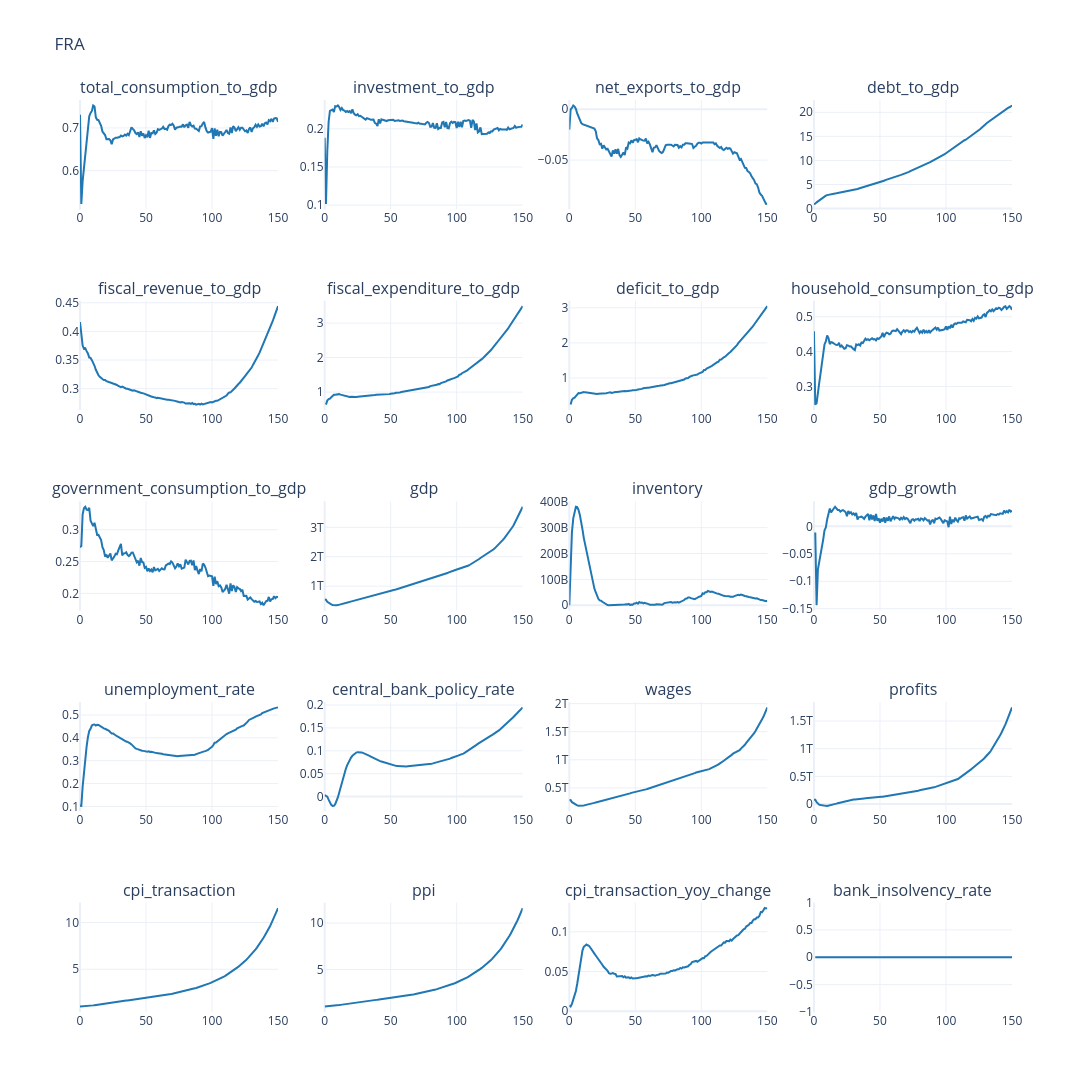

Notebook cell for this chart:
### Markdown cell above
### Core overview plots

### Code cell
plot_output(
    df=df_base[macro_cols],
    no_rows=5,
    no_cols=4,
    country_code=cfg.country_iso3,
    line_color="#1f77b4",
    **FIG_SIZE_BENCHMARK,
)

### Figure 1 — Plotly figure (JSON) as saved in the notebook; plotly's stock layout.template omitted (floating-point values rounded to 4 significant figures; data arrays with more than 128 entries replaced by an {"elided": "..."} marker saying what was removed)
{"data": [{"line": {"color": "#1f77b4"}, "mode": "lines", "name": "scenario", "showlegend": false, "type": "scatter", "x": {"elided": "151 int values"}, "xaxis": "x", "y": {"elided": "151 float values"}, "yaxis": "y"}, {"line": {"color": "#1f77b4"}, "mode": "lines", "name": "scenario", "showlegend": false, "type": "scatter", "x": {"elided": "151 int values"}, "xaxis": "x2", "y": {"elided": "151 float values"}, "yaxis": "y2"}, {"line": {"color": "#1f77b4"}, "mode": "lines", "name": "scenario", "showlegend": false, "type": "scatter", "x": {"elided": "151 int values"}, "xaxis": "x3", "y": {"elided": "151 float values"}, "yaxis": "y3"}, {"line": {"color": "#1f77b4"}, "mode": "lines", "name": "scenario", "showlegend": false, "type": "scatter", "x": {"elided": "151 int values"}, "xaxis": "x4", "y": {"elided": "151 float values"}, "yaxis": "y4"}, {"line": {"color": "#1f77b4"}, "mode": "lines", "name": "scenario", "showlegend": false, "type": "scatter", "x": {"elided": "151 int values"}, "xaxis": "x5", "y": {"elided": "151 float values"}, "yaxis": "y5"}, {"line": {"color": "#1f77b4"}, "mode": "lines", "name": "scenario", "showlegend": false, "type": "scatter", "x": {"elided": "151 int values"}, "xaxis": "x6", "y": {"elided": "151 float values"}, "yaxis": "y6"}, {"line": {"color": "#1f77b4"}, "mode": "lines", "name": "scenario", "showlegend": false, "type": "scatter", "x": {"elided": "151 int values"}, "xaxis": "x7", "y": {"elided": "151 float values"}, "yaxis": "y7"}, {"line": {"color": "#1f77b4"}, "mode": "lines", "name": "scenario", "showlegend": false, "type": "scatter", "x": {"elided": "151 int values"}, "xaxis": "x8", "y": {"elided": "151 float values"}, "yaxis": "y8"}, {"line": {"color": "#1f77b4"}, "mode": "lines", "name": "scenario", "showlegend": false, "type": "scatter", "x": {"elided": "151 int values"}, "xaxis": "x9", "y": {"elided": "151 float values"}, "yaxis": "y9"}, {"line": {"color": "#1f77b4"}, "mode": "lines", "name": "scenario", "showlegend": false, "type": "scatter", "x": {"elided": "151 int values"}, "xaxis": "x10", "y": {"elided": "151 float values"}, "yaxis": "y10"}, {"line": {"color": "#1f77b4"}, "mode": "lines", "name": "scenario", "showlegend": false, "type": "scatter", "x": {"elided": "151 int values"}, "xaxis": "x11", "y": {"elided": "151 float values"}, "yaxis": "y11"}, {"line": {"color": "#1f77b4"}, "mode": "lines", "name": "scenario", "showlegend": false, "type": "scatter", "x": {"elided": "151 int values"}, "xaxis": "x12", "y": {"elided": "151 float values"}, "yaxis": "y12"}, {"line": {"color": "#1f77b4"}, "mode": "lines", "name": "scenario", "showlegend": false, "type": "scatter", "x": {"elided": "151 int values"}, "xaxis": "x13", "y": {"elided": "151 float values"}, "yaxis": "y13"}, {"line": {"color": "#1f77b4"}, "mode": "lines", "name": "scenario", "showlegend": false, "type": "scatter", "x": {"elided": "151 int values"}, "xaxis": "x14", "y": {"elided": "151 float values"}, "yaxis": "y14"}, {"line": {"color": "#1f77b4"}, "mode": "lines", "name": "scenario", "showlegend": false, "type": "scatter", "x": {"elided": "151 int values"}, "xaxis": "x15", "y": {"elided": "151 float values"}, "yaxis": "y15"}, {"line": {"color": "#1f77b4"}, "mode": "lines", "name": "scenario", "showlegend": false, "type": "scatter", "x": {"elided": "151 int values"}, "xaxis": "x16", "y": {"elided": "151 float values"}, "yaxis": "y16"}, {"line": {"color": "#1f77b4"}, "mode": "lines", "name": "scenario", "showlegend": false, "type": "scatter", "x": {"elided": "151 int values"}, "xaxis": "x17", "y": {"elided": "151 float values"}, "yaxis": "y17"}, {"line": {"color": "#1f77b4"}, "mode": "lines", "name": "scenario", "showlegend": false, "type": "scatter", "x": {"elided": "151 int values"}, "xaxis": "x18", "y": {"elided": "151 float values"}, "yaxis": "y18"}, {"line": {"color": "#1f77b4"}, "mode": "lines", "name": "scenario", "showlegend": false, "type": "scatter", "x": {"elided": "151 int values"}, "xaxis": "x19", "y": {"elided": "151 float values"}, "yaxis": "y19"}, {"line": {"color": "#1f77b4"}, "mode": "lines", "name": "scenario", "showlegend": false, "type": "scatter", "x": {"elided": "151 int values"}, "xaxis": "x20", "y": {"elided": "151 float values"}, "yaxis": "y20"}], "layout": {"annotations": [{"font": {"size": 16}, "showarrow": false, "text": "total_consumption_to_gdp", "x": 0.1062, "xanchor": "center", "xref": "paper", "y": 1, "yanchor": "bottom", "yref": "paper"}, {"font": {"size": 16}, "showarrow": false, "text": "investment_to_gdp", "x": 0.3688, "xanchor": "center", "xref": "paper", "y": 1, "yanchor": "bottom", "yref": "paper"}, {"font": {"size": 16}, "showarrow": false, "text": "net_exports_to_gdp", "x": 0.6313, "xanchor": "center", "xref": "paper", "y": 1, "yanchor": "bottom", "yref": "paper"}, {"font": {"size": 16}, "showarrow": false, "text": "debt_to_gdp", "x": 0.8938, "xanchor": "center", "xref": "paper", "y": 1, "yanchor": "bottom", "yref": "paper"}, {"font": {"size": 16}, "showarrow": false, "text": "fiscal_revenue_to_gdp", "x": 0.1062, "xanchor": "center", "xref": "paper", "y": 0.78, "yanchor": "bottom", "yref": "paper"}, {"font": {"size": 16}, "showarrow": false, "text": "fiscal_expenditure_to_gdp", "x": 0.3688, "xanchor": "center", "xref": "paper", "y": 0.78, "yanchor": "bottom", "yref": "paper"}, {"font": {"size": 16}, "showarrow": false, "text": "deficit_to_gdp", "x": 0.6313, "xanchor": "center", "xref": "paper", "y": 0.78, "yanchor": "bottom", "yref": "paper"}, {"font": {"size": 16}, "showarrow": false, "text": "household_consumption_to_gdp", "x": 0.8938, "xanchor": "center", "xref": "paper", "y": 0.78, "yanchor": "bottom", "yref": "paper"}, {"font": {"size": 16}, "showarrow": false, "text": "government_consumption_to_gdp", "x": 0.1062, "xanchor": "center", "xref": "paper", "y": 0.56, "yanchor": "bottom", "yref": "paper"}, {"font": {"size": 16}, "showarrow": false, "text": "gdp", "x": 0.3688, "xanchor": "center", "xref": "paper", "y": 0.56, "yanchor": "bottom", "yref": "paper"}, {"font": {"size": 16}, "showarrow": false, "text": "inventory", "x": 0.6313, "xanchor": "center", "xref": "paper", "y": 0.56, "yanchor": "bottom", "yref": "paper"}, {"font": {"size": 16}, "showarrow": false, "text": "gdp_growth", "x": 0.8938, "xanchor": "center", "xref": "paper", "y": 0.56, "yanchor": "bottom", "yref": "paper"}, {"font": {"size": 16}, "showarrow": false, "text": "unemployment_rate", "x": 0.1062, "xanchor": "center", "xref": "paper", "y": 0.34, "yanchor": "bottom", "yref": "paper"}, {"font": {"size": 16}, "showarrow": false, "text": "central_bank_policy_rate", "x": 0.3688, "xanchor": "center", "xref": "paper", "y": 0.34, "yanchor": "bottom", "yref": "paper"}, {"font": {"size": 16}, "showarrow": false, "text": "wages", "x": 0.6313, "xanchor": "center", "xref": "paper", "y": 0.34, "yanchor": "bottom", "yref": "paper"}, {"font": {"size": 16}, "showarrow": false, "text": "profits", "x": 0.8938, "xanchor": "center", "xref": "paper", "y": 0.34, "yanchor": "bottom", "yref": "paper"}, {"font": {"size": 16}, "showarrow": false, "text": "cpi_transaction", "x": 0.1062, "xanchor": "center", "xref": "paper", "y": 0.12, "yanchor": "bottom", "yref": "paper"}, {"font": {"size": 16}, "showarrow": false, "text": "ppi", "x": 0.3688, "xanchor": "center", "xref": "paper", "y": 0.12, "yanchor": "bottom", "yref": "paper"}, {"font": {"size": 16}, "showarrow": false, "text": "cpi_transaction_yoy_change", "x": 0.6313, "xanchor": "center", "xref": "paper", "y": 0.12, "yanchor": "bottom", "yref": "paper"}, {"font": {"size": 16}, "showarrow": false, "text": "bank_insolvency_rate", "x": 0.8938, "xanchor": "center", "xref": "paper", "y": 0.12, "yanchor": "bottom", "yref": "paper"}], "height": 1100, "title": {"text": "FRA"}, "width": 1520, "xaxis": {"anchor": "y", "domain": [0, 0.2125]}, "xaxis10": {"anchor": "y10", "domain": [0.2625, 0.475]}, "xaxis11": {"anchor": "y11", "domain": [0.525, 0.7375]}, "xaxis12": {"anchor": "y12", "domain": [0.7875, 1]}, "xaxis13": {"anchor": "y13", "domain": [0, 0.2125]}, "xaxis14": {"anchor": "y14", "domain": [0.2625, 0.475]}, "xaxis15": {"anchor": "y15", "domain": [0.525, 0.7375]}, "xaxis16": {"anchor": "y16", "domain": [0.7875, 1]}, "xaxis17": {"anchor": "y17", "domain": [0, 0.2125]}, "xaxis18": {"anchor": "y18", "domain": [0.2625, 0.475]}, "xaxis19": {"anchor": "y19", "domain": [0.525, 0.7375]}, "xaxis2": {"anchor": "y2", "domain": [0.2625, 0.475]}, "xaxis20": {"anchor": "y20", "domain": [0.7875, 1]}, "xaxis3": {"anchor": "y3", "domain": [0.525, 0.7375]}, "xaxis4": {"anchor": "y4", "domain": [0.7875, 1]}, "xaxis5": {"anchor": "y5", "domain": [0, 0.2125]}, "xaxis6": {"anchor": "y6", "domain": [0.2625, 0.475]}, "xaxis7": {"anchor": "y7", "domain": [0.525, 0.7375]}, "xaxis8": {"anchor": "y8", "domain": [0.7875, 1]}, "xaxis9": {"anchor": "y9", "domain": [0, 0.2125]}, "yaxis": {"anchor": "x", "domain": [0.88, 1]}, "yaxis10": {"anchor": "x10", "domain": [0.44, 0.56]}, "yaxis11": {"anchor": "x11", "domain": [0.44, 0.56]}, "yaxis12": {"anchor": "x12", "domain": [0.44, 0.56]}, "yaxis13": {"anchor": "x13", "domain": [0.22, 0.34]}, "yaxis14": {"anchor": "x14", "domain": [0.22, 0.34]}, "yaxis15": {"anchor": "x15", "domain": [0.22, 0.34]}, "yaxis16": {"anchor": "x16", "domain": [0.22, 0.34]}, "yaxis17": {"anchor": "x17", "domain": [0, 0.12]}, "yaxis18": {"anchor": "x18", "domain": [0, 0.12]}, "yaxis19": {"anchor": "x19", "domain": [0, 0.12]}, "yaxis2": {"anchor": "x2", "domain": [0.88, 1]}, "yaxis20": {"anchor": "x20", "domain": [0, 0.12]}, "yaxis3": {"anchor": "x3", "domain": [0.88, 1]}, "yaxis4": {"anchor": "x4", "domain": [0.88, 1]}, "yaxis5": {"anchor": "x5", "domain": [0.66, 0.78]}, "yaxis6": {"anchor": "x6", "domain": [0.66, 0.78]}, "yaxis7": {"anchor": "x7", "domain": [0.66, 0.78]}, "yaxis8": {"anchor": "x8", "domain": [0.66, 0.78]}, "yaxis9": {"anchor": "x9", "domain": [0.44, 0.56]}}}
